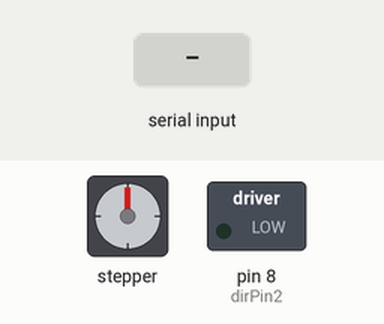
A sketch run on a simulated Arduino Uno, built with avr-gcc and run on an emulated ATmega328P. Parts: stepper motor, switched loads named in the sketch (green lamp = pin HIGH). Wiring (inferred from the names in the program): stepper motor driver (200 steps per turn assumed): step pin 3; direction pin 2; enable pin 9. Inputs (shaded band) come from the test bench. Pins used as bus, display or sensor lines are not drawn.

Above: at 1.2 s.
1.3 s: "MOVE" received over Serial
At 1.9 s:
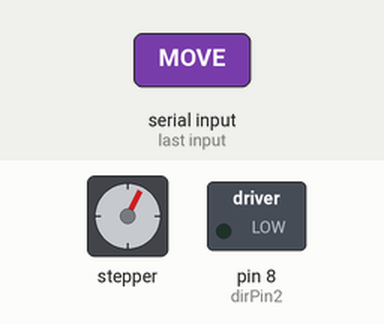
At 4.1 s:
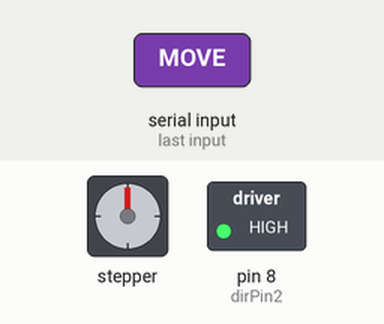
Timing chart, 0 to 5.6 s (numbered marks = the images above; inputs shaded):
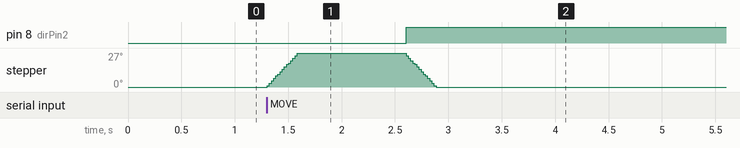

Measured:
- after the input at 1.3 s, pin 8 (dirPin2): LOW → HIGH after 1.3 s; stepper: turns 27° clockwise in 0.28 s, then 27° counter-clockwise in 0.28 s

The sketch:

stepper_on_command.ino
```cpp
// defines pins numbers
const int stepPin = 3;
const int dirPin = 2;
const int dirPin2 = 8;
const int enablePin = 9; // Using pin 9 as the enable pin

// Variables to store received commands
String command = "";

// Sets the pins as Outputs and initializes them
void setup() {
  // Sets the pins as Outputs
  pinMode(stepPin, OUTPUT);
  pinMode(dirPin, OUTPUT);
  pinMode(dirPin2, OUTPUT);
  pinMode(enablePin, OUTPUT); // Set the enable pin as an output

  // Initialize pins to known states
  digitalWrite(stepPin, LOW);
  digitalWrite(dirPin, LOW);
  digitalWrite(dirPin2, LOW);
  digitalWrite(enablePin, LOW); // Enable the stepper driver

  // Start serial communication
  Serial.begin(9600);
}

// Function to move the steppers
void moveSteppers() {
  // Define the number of steps and delay
  int del = 10000;
  int step_num = 15;

  // Move in one direction
  digitalWrite(dirPin, HIGH); // Enables the motor to move in a particular direction
  digitalWrite(dirPin2, LOW);

  // Makes pulses for one full cycle rotation
  for (int x = 0; x < step_num; x++) {
    digitalWrite(stepPin, HIGH);
    delayMicroseconds(del);
    digitalWrite(stepPin, LOW);
    delayMicroseconds(del);
  }
  delay(1000); // One second delay

  // Change direction
  digitalWrite(dirPin, LOW);
  digitalWrite(dirPin2, HIGH);

  // Makes pulses for one full cycle rotation
  for (int x = 0; x < step_num; x++) {
    digitalWrite(stepPin, HIGH);
    delayMicroseconds(del);
    digitalWrite(stepPin, LOW);
    delayMicroseconds(del);
  }
}

// Main program loop
void loop() {
  // Check if serial data is available
  if (Serial.available() > 0) {
    // Read the incoming byte
    char incomingByte = Serial.read();
    // Append the incoming character to the command string
    command += incomingByte;

    // Check if the command string contains "MOVE"
    if (command.indexOf("MOVE") >= 0) {
      // Move the steppers
      moveSteppers();
      // Clear the command string
      command = "";
    }
  }
}
```
